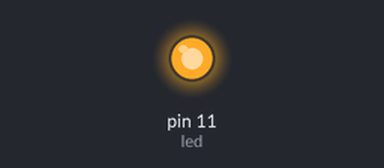
A sketch run on a simulated Arduino Uno, built with avr-gcc and run on an emulated ATmega328P. Parts: output pins drawn as LEDs (lit = HIGH).

Above: at 0.05 s.
At 0.75 s:
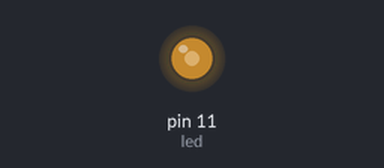
At 1.5 s:
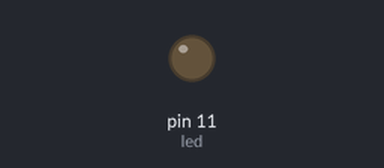
Timing chart, 0 to 3.5 s (numbered marks = the images above):
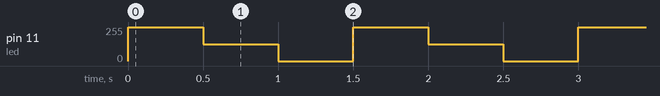

Measured:
- by itself, pin 11 (led): repeats every 1.5 s: 127/255 0.50 s, 0/255 0.50 s, 255/255 0.50 s

The sketch:

analogWrite.ino
```cpp
int led = 11;
void setup(){
  pinMode(led, OUTPUT);
}
void loop(){
analogWrite (led,255);
delay(500);
analogWrite (led,127);
delay(500);
analogWrite (led,0);
delay(500);
}
```
